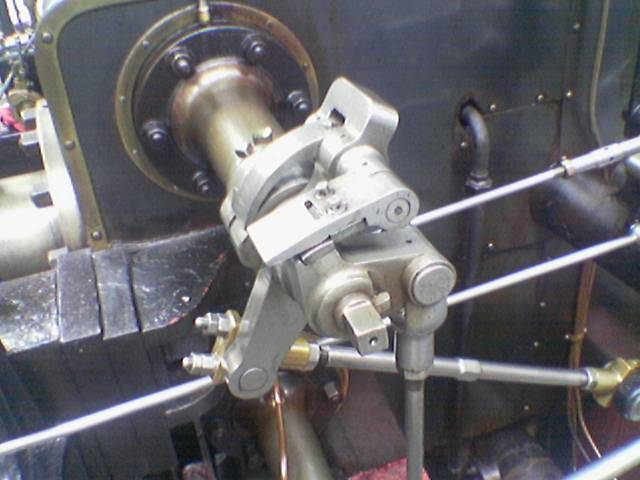
#> input picture images/engine.png, 640 x 480 px
$ jupyter execute demo.ipynb   (older library calls are emulated)
#> lines starting #> are read from the running program, lines starting #| are printed output that depends on the picture; after the words box and inside, x2 and y2 are one past the last pixel; in counts of white or black regions, pixels touching at a corner belong together
# Canny Edge Detection

This is a demo of [Canny edge detection](https://en.wikipedia.org/wiki/Canny_edge_detector).

## Step 0: Import resources

[cell 1]
import cv2
import numpy as np
import matplotlib.pyplot as plt
from scipy.signal import convolve2d

# Read the image
img = cv2.imread("images/engine.png", 0)

## Step 1: Noise Reduction

The first step is to apply a Gaussian filter to smooth the image in order to remove the noise. The resulting image is less sensitive to noise and more suitable for edge detection.

[cell 2]
def gaussian_blur(img):
    # 5x5 kernel
    gauss_mask = (
        np.array(
            [
                [2, 4, 5, 4, 2],
                [4, 9, 12, 9, 4],
                [5, 12, 15, 12, 5],
                [4, 9, 12, 9, 4],
                [2, 4, 5, 4, 2],
            ]
        )
        / 159
    )

    # Since the kernel is 2 more than the image, we pad the image with 2 using reflection
    padded = np.pad(img, 2, mode="reflect")

    out = convolve2d(padded, gauss_mask, mode="valid")

    return out


my_blur = gaussian_blur(img)
opencv_blur = cv2.GaussianBlur(img, (5, 5), 1)

# Plot the images
plt.figure(figsize=(10, 10))

plt.subplot(131)
plt.imshow(my_blur, cmap="gray")
plt.title("My Gaussian Blur")

plt.subplot(132)
plt.imshow(opencv_blur, cmap="gray")
plt.title("OpenCV Gaussian Blur")

plt.show()

## Step 2: Finding Intensity Gradient of the Image

The second step is to find the intensity gradient of the image. The image is convolved with a filter (e.g., Sobel) in both the horizontal and vertical directions. From this, we can find the edge gradient and direction for each pixel as follows:

$$
\begin{align}
G &= \sqrt{G_x^2 + G_y^2} \\
\theta &= \arctan{\frac{G_y}{G_x}}
\end{align}
$$

[cell 3]
def sobel(img, l2gradient=True):
    # Sobel operator in x direction
#> called with l2gradient = True
    sobel_x = np.array(
        [
            [-1, 0, 1],
            [-2, 0, 2],
            [-1, 0, 1],
        ]
    )

    # Sobel operator in y direction
    sobel_y = np.array(
        [
            [-1, -2, -1],
            [0, 0, 0],
            [1, 2, 1],
        ]
    )

    # Pad the image with 1
    padded = np.pad(img, 1, mode="reflect")
#> padded: shape (482, 642) float64

    # Convolve the image with the sobel operators
    dx = convolve2d(padded, sobel_x, mode="valid")
    dy = convolve2d(padded, sobel_y, mode="valid")
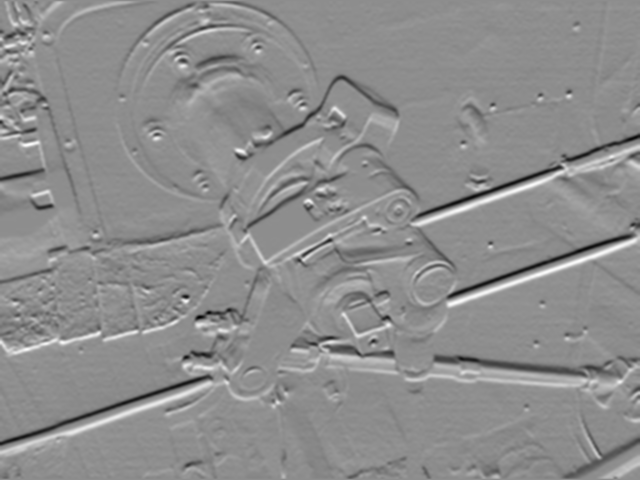
#> dy: shape (480, 640) float64; min -362.8, max 289.7, mean 0.1; drawn with min black and max white

    # Compute the magnitude of the gradient
    if l2gradient:
        gradient_magnitude = np.sqrt(dx**2 + dy**2)
    else:
        gradient_magnitude = np.abs(dx) + np.abs(dy)

    # Compute the direction of the gradient
    gradient_direction = np.arctan2(dy, dx)
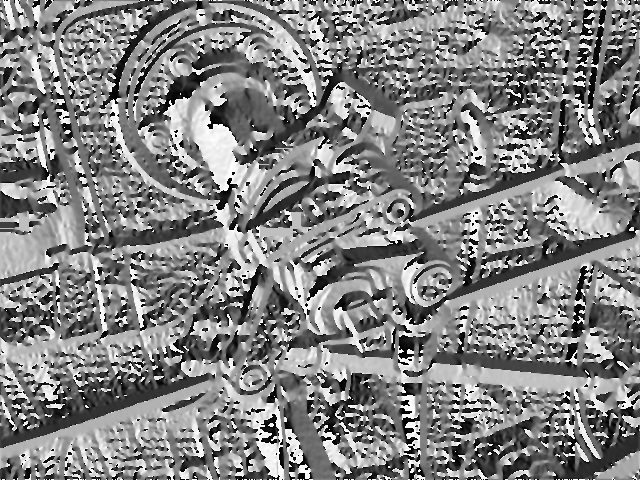
#> gradient_direction: shape (480, 640) float64; min -3.14, max 3.14, mean 0.0905; drawn with min black and max white

    # Normalize the magnitude of the gradient to 255
    gradient_magnitude = gradient_magnitude / np.max(gradient_magnitude) * 255

    return gradient_magnitude, gradient_direction


def sobel_opencv(image):
    # Compute the gradient in x direction
    dx = cv2.Sobel(image, cv2.CV_64F, 1, 0, ksize=3)

    # Compute the gradient in y direction
    dy = cv2.Sobel(image, cv2.CV_64F, 0, 1, ksize=3)
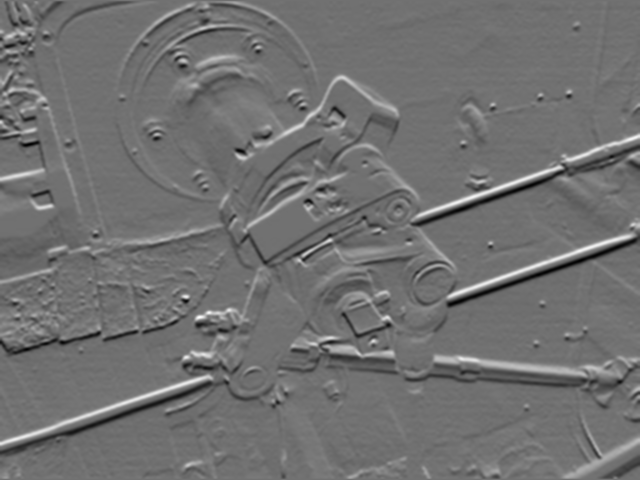
#> dy: shape (480, 640) float64; min -289.7, max 362.8, mean -0.1; drawn with min black and max white

    # Compute the magnitude of the gradient
    gradient_magnitude = np.sqrt(dx**2 + dy**2)

    # Normalize the gradient magnitude
    gradient_magnitude = gradient_magnitude / np.max(gradient_magnitude) * 255

    # Compute the direction of the gradient
    gradient_direction = np.arctan2(dy, dx)
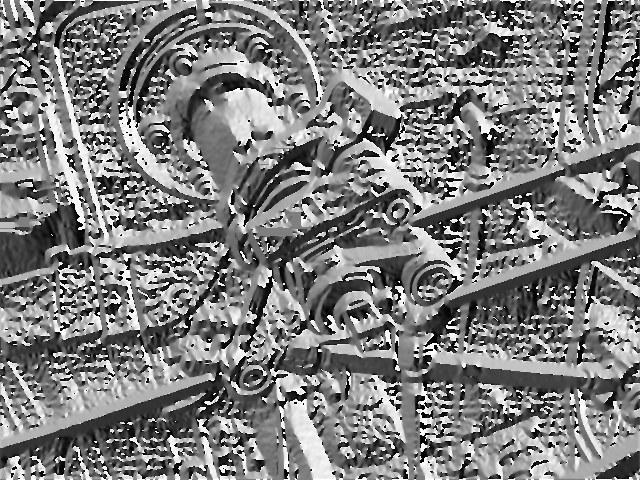
#> gradient_direction: shape (480, 640) float64; min -3.14, max 3.14, mean -0.0506; drawn with min black and max white

    return gradient_magnitude, gradient_direction


my_magnitude, my_direction = sobel(my_blur)
opencv_magnitude, opencv_direction = sobel_opencv(my_blur)

# Plot the images
plt.figure(figsize=(10, 10))

plt.subplot(131)
plt.imshow(my_magnitude, cmap="gray")
plt.title("My Sobel")

plt.subplot(132)
plt.imshow(opencv_magnitude, cmap="gray")
plt.title("OpenCV Sobel")

plt.show()

## Step 3: Non-maximum Suppression

After getting the gradient magnitude and direction, a full scan of the image is done to remove any unwanted pixels which may not constitute the edge. For this, we check every pixel to see if it is a local maximum in its neighborhood in the direction of the gradient.

[cell 4]
def non_max_suppresion(m, d):
    """
    m: gradient magnitude, d: gradient direction
    this function rounds the gradient direction to the nearest 45 degrees
    and checks if the pixel is a local maximum in the direction of the gradient
    """
    deg = np.rad2deg(d)
    deg[deg < 0] += 180
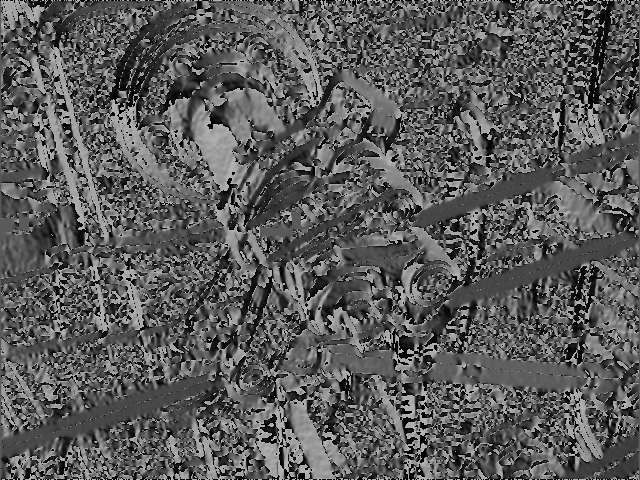
#> deg: shape (480, 640) float64; min 0, max 180, mean 90.8
    deg = np.round(deg / 45) * 45

    # Create a new image of zeros with the same shape as the original image
    new_image = np.zeros_like(m)

    count = 0

    h, w = m.shape
    # Iterate over the image pixels
    for i in range(1, h - 1):
        for j in range(1, w - 1):
            direction = deg[i, j]

            if direction == 0 or direction == 180:
                is_max = m[i, j] >= m[i, j - 1] and m[i, j] >= m[i, j + 1]
            elif direction == 45:
                is_max = m[i, j] >= m[i + 1, j + 1] and m[i, j] >= m[i - 1, j - 1]
            elif direction == 90:
                is_max = m[i, j] >= m[i - 1, j] and m[i, j] >= m[i + 1, j]
            elif direction == 135:
                is_max = m[i, j] >= m[i + 1, j - 1] and m[i, j] >= m[i - 1, j + 1]

            # Count the pixels that are being pruned
            count += is_max

            # Set the pixel to 0 if it is not a maximum
            new_image[i, j] = m[i, j] * is_max
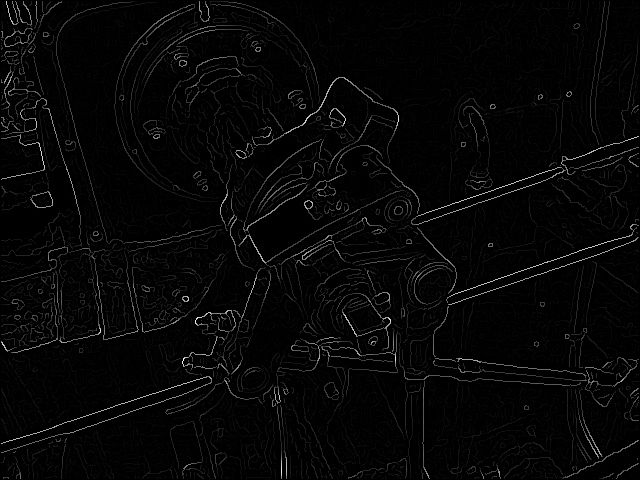
#> new_image: shape (480, 640) float64; min 0, max 255, mean 6.2
#> after the loop, count = 68342

    print("non-maximum suppression:", count)
#| non-maximum suppression: 68342

    return new_image


def non_max_suppresion_with_interpolation(m, d):
    """
    m: gradient magnitude, d: gradient direction
    this function uses interpolation to check if the pixel is a local maximum
    in the direction of the gradient

    Note: this can only improve the results a little bit
    """
    deg = np.copy(d)
    deg[deg < 0] += np.pi
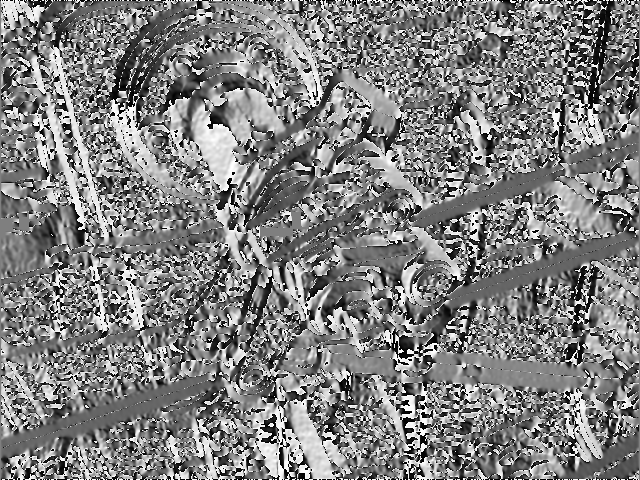
#> deg: shape (480, 640) float64; min 0, max 3.14, mean 1.58; drawn with min black and max white

    new_image = np.zeros_like(m)

    count = 0

    h, w = m.shape
    for i in range(1, h - 1):
        for j in range(1, w - 1):
            direction = deg[i, j]

            # if direction equals 0
            if direction == 0:
                is_max = m[i, j] >= m[i, j - 1] and m[i, j] >= m[i, j + 1]

            # if direction belongs to (0, 45]
            elif 0 < direction <= np.pi / 4:
                r = direction
                x = (1 - np.tan(r)) * m[i, j + 1] + np.tan(r) * m[i + 1, j + 1]
                y = (1 - np.tan(r)) * m[i, j - 1] + np.tan(r) * m[i - 1, j - 1]
                is_max = m[i, j] >= x and m[i, j] >= y

            # if direction belongs to (45, 90)
            elif np.pi / 4 < direction < np.pi / 2:
                r = np.pi / 2 - direction
                x = (1 - np.tan(r)) * m[i + 1, j] + np.tan(r) * m[i + 1, j + 1]
                y = (1 - np.tan(r)) * m[i - 1, j] + np.tan(r) * m[i - 1, j - 1]
                is_max = m[i, j] >= x and m[i, j] >= y

            # if direction equals 90
            elif direction == np.pi / 2:
                is_max = m[i, j] >= m[i - 1, j] and m[i, j] >= m[i + 1, j]

            # if direction belongs to (90, 135)
            elif np.pi / 2 < direction < 3 * np.pi / 4:
                r = direction - np.pi / 2
                x = (1 - np.tan(r)) * m[i + 1, j] + np.tan(r) * m[i + 1, j - 1]
                y = (1 - np.tan(r)) * m[i - 1, j] + np.tan(r) * m[i - 1, j + 1]
                is_max = m[i, j] >= x and m[i, j] >= y

            # if direction belongs to [135, 180)
            elif 3 * np.pi / 4 <= direction < np.pi:
                r = np.pi - direction
                x = (1 - np.tan(r)) * m[i, j - 1] + np.tan(r) * m[i + 1, j - 1]
                y = (1 - np.tan(r)) * m[i, j + 1] + np.tan(r) * m[i - 1, j + 1]
                is_max = m[i, j] >= x and m[i, j] >= y

            # if direction equals 180
            elif direction == np.pi:
                is_max = m[i, j] >= m[i, j - 1] and m[i, j] >= m[i, j + 1]

            # Count the pixels that are being pruned
            count += is_max

            new_image[i, j] = m[i, j] * is_max
#> after the loop, count = 66122

    print("non-maximum suppression with interpolation:", count)
#| non-maximum suppression with interpolation: 66122

    return new_image


# Perform NMS on the image
my_nms = non_max_suppresion(my_magnitude, my_direction)
my_nms_interpolation = non_max_suppresion_with_interpolation(my_magnitude, my_direction)

# Plot the results
plt.figure(figsize=(10, 10))

plt.subplot(131)
plt.imshow(my_nms, cmap="gray")
plt.title("NMS without Interpolation")

plt.subplot(132)
plt.imshow(my_nms_interpolation, cmap="gray")
plt.title("NMS with Interpolation")

plt.show()

## Step 4: Hysteresis Thresholding

This stage decides which edges are really edges and which are not. For this, we need two threshold values, `minVal` and `maxVal`. Any edges with intensity gradient more than `maxVal` are sure to be edges and those below `minVal` are sure to be non-edges, so discarded. Those who lie between these two thresholds are classified edges or non-edges based on their connectivity. If they are connected to "sure-edge" pixels, they are considered to be part of edges. Otherwise, they are also discarded.

[cell 5]
def double_threshold(m, low_threshold, high_threshold):
    print("low_threshold:", low_threshold, "high_threshold:", high_threshold)

    weak_edges = np.zeros_like(m)
    strong_edges = np.zeros_like(m)

    # Get the weak edges
    weak_edges[np.logical_and(m >= low_threshold, m < high_threshold)] = 1

    # Get the strong edges
    strong_edges[m >= high_threshold] = 1

    return weak_edges, strong_edges


# Perform double thresholding
strong1, weak1 = double_threshold(my_nms, 40, 80)
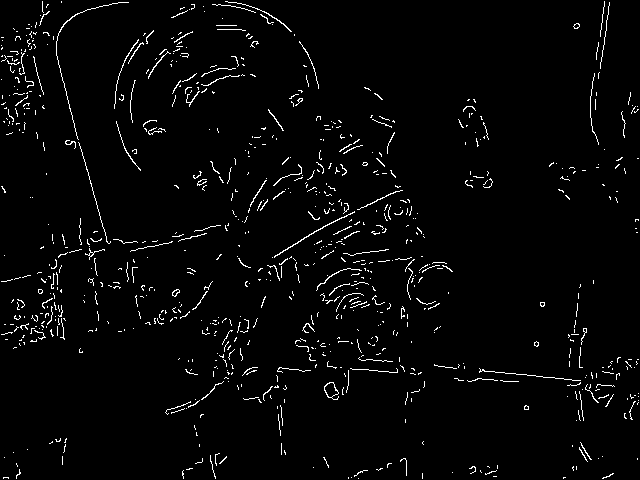
#> strong1: shape (480, 640) float64; values 0 (black) and 1 (white), 2.7% white in thin lines or dots
#> weak1: shape (480, 640) float64; values 0 (black) and 1 (white), 2.3% white in thin lines or dots
strong2, weak2 = double_threshold(my_nms_interpolation, 40, 80)
#> strong2: shape (480, 640) float64; values 0 (black) and 1 (white), 2.6% white in thin lines or dots

my_strong1 = strong1 * 255
#> my_strong1: shape (480, 640) float64; 2.7% white in thin lines or dots
my_weak1 = weak1 * 100
#> my_weak1: shape (480, 640) float64; values 0 (black) and 100 (white), 2.3% white in thin lines or dots
my_dh1 = my_strong1 + my_weak1

my_strong2 = strong2 * 255
#> my_strong2: shape (480, 640) float64; 2.6% white in thin lines or dots
my_weak2 = weak2 * 100
my_dh2 = my_strong2 + my_weak2

# Plot the results
plt.figure(figsize=(10, 10))

plt.subplot(121)
plt.imshow(my_dh1, cmap="gray")
plt.title("DH without Interpolation")

plt.subplot(122)
plt.imshow(my_dh2, cmap="gray")
plt.title("DH with Interpolation")

plt.show()

## Step 5: Edge Tracking by Hysteresis

A pixel is considered to belong to an edge if it is connected to a pixel that is already part of an edge.

[cell 6]
def hysteresis(weak, strong):
    while True:
        # Get the indices of the weak edges
        indices = np.argwhere(weak > 0)
        found = False
        # Iterate over the weak edges
        for i, j in indices:
            neighborhood = strong[i - 1 : i + 2, j - 1 : j + 2]
            if np.any(neighborhood > 0):
                found = True
                # Set the weak edge to a strong edge
                weak[i, j] = 0
                strong[i, j] = 1

        # If there are no new strong edges, we are done
        if not found:
            break
#> weak: shape (480, 640) float64; values 0 (black) and 100 (white), 0.38% white in thin lines or dots

    strong[strong > 0] = 255
#> strong: shape (480, 640) float64; 4.6% white in thin lines or dots

    return strong


# Perform edge tracking by hysteresis
my_edge_1 = hysteresis(my_weak1, my_strong1)
my_edge_2 = hysteresis(my_weak2, my_strong2)
#> after the loop in hysteresis (call 2), `while True:`:
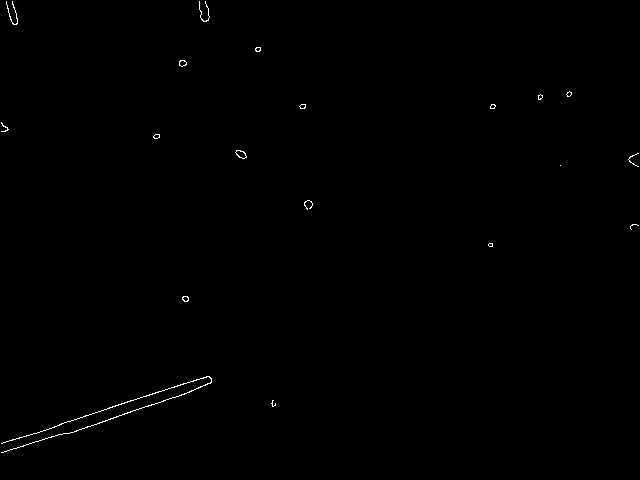
#> weak: shape (480, 640) float64; values 0 (black) and 100 (white), 0.29% white in thin lines or dots
#> in hysteresis (call 2), `strong[strong > 0] = 255`:
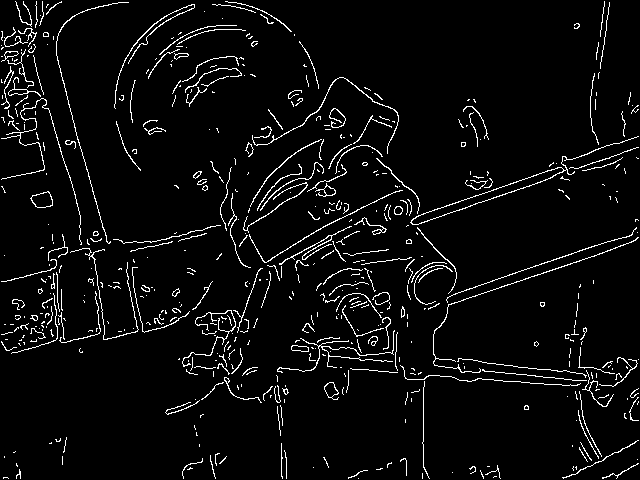
#> strong: shape (480, 640) float64; 4.7% white in thin lines or dots

# Plot the results
plt.figure(figsize=(10, 10))

plt.subplot(121)
plt.imshow(my_edge_1, cmap="gray")
plt.title("Edge without Interpolation")

plt.subplot(122)
plt.imshow(my_edge_2, cmap="gray")
plt.title("Edge with Interpolation")

plt.show()

$ run again, with images/kid.png copied over images/engine.png
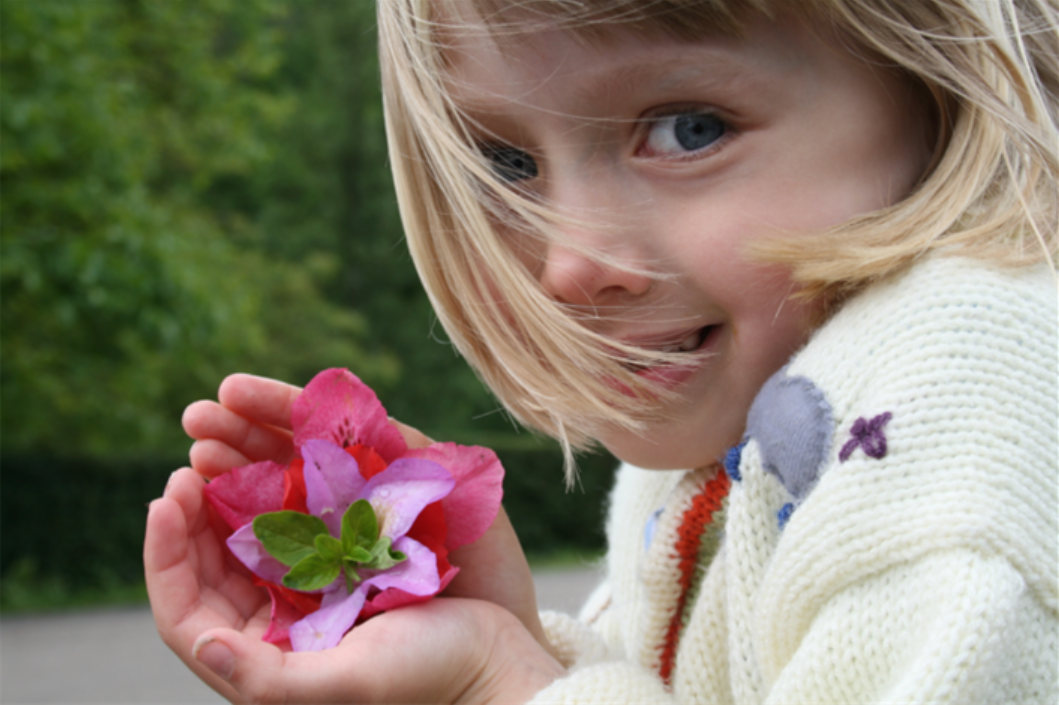
#> input picture images/kid.png, 1059 x 705 px
#> after the loop in non_max_suppresion, `for i in range(1, h - 1):`: count = 139297
#| non-maximum suppression: 139297
#> in non_max_suppresion_with_interpolation, `deg[deg < 0] += np.pi`:
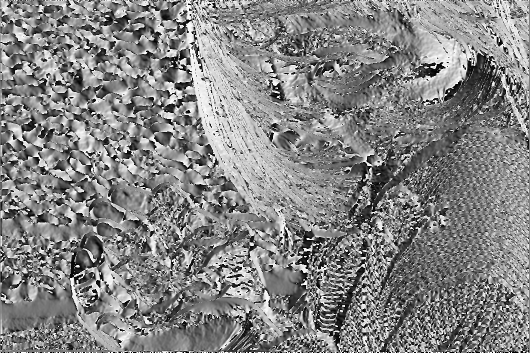
#> deg: shape (705, 1059) float64 (shown at 1/2 size); min 0, max 3.14, mean 1.64; drawn with min black and max white
#> after the loop in non_max_suppresion_with_interpolation, `for i in range(1, h - 1):`: count = 134140
#| non-maximum suppression with interpolation: 134140
#> strong1: shape (705, 1059) float64; values 0 (black) and 1 (white), 1.9% white in thin lines or dots, all inside (x1, y1, x2, y2) = (151, 1, 1058, 704)
#> weak1: shape (705, 1059) float64; values 0 (black) and 1 (white), 0.81% white in thin lines or dots, all inside (x1, y1, x2, y2) = (143, 1, 1057, 704)
#> in hysteresis (call 2), `strong[strong > 0] = 255`:
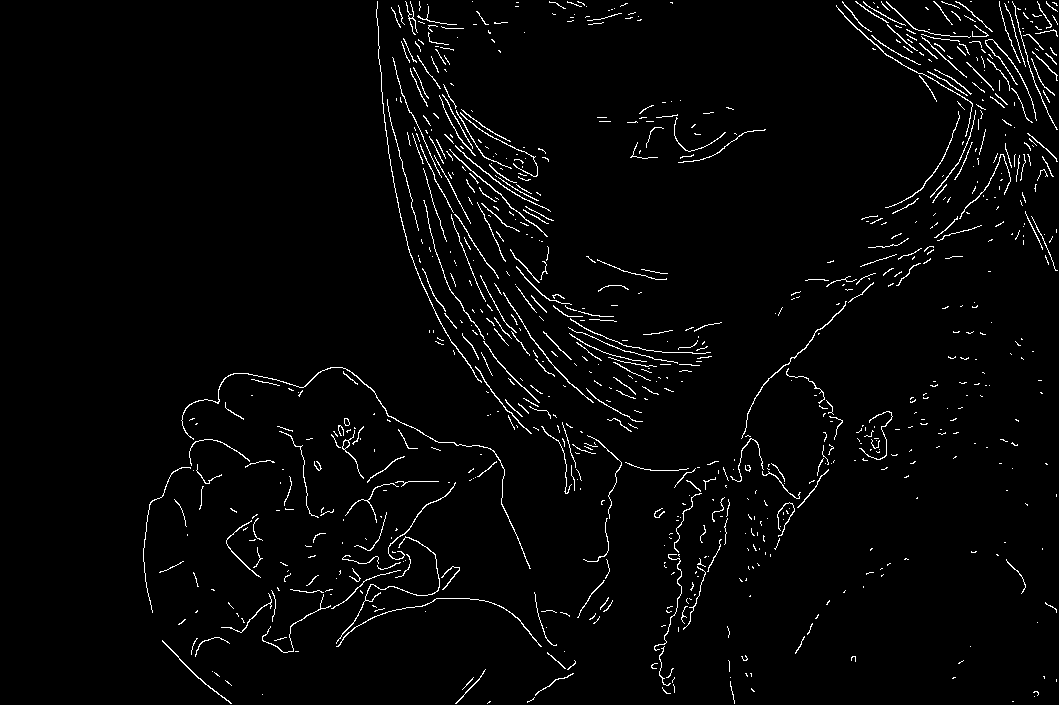
#> strong: shape (705, 1059) float64; 2.6% white in thin lines or dots, all inside (x1, y1, x2, y2) = (143, 1, 1058, 704)
